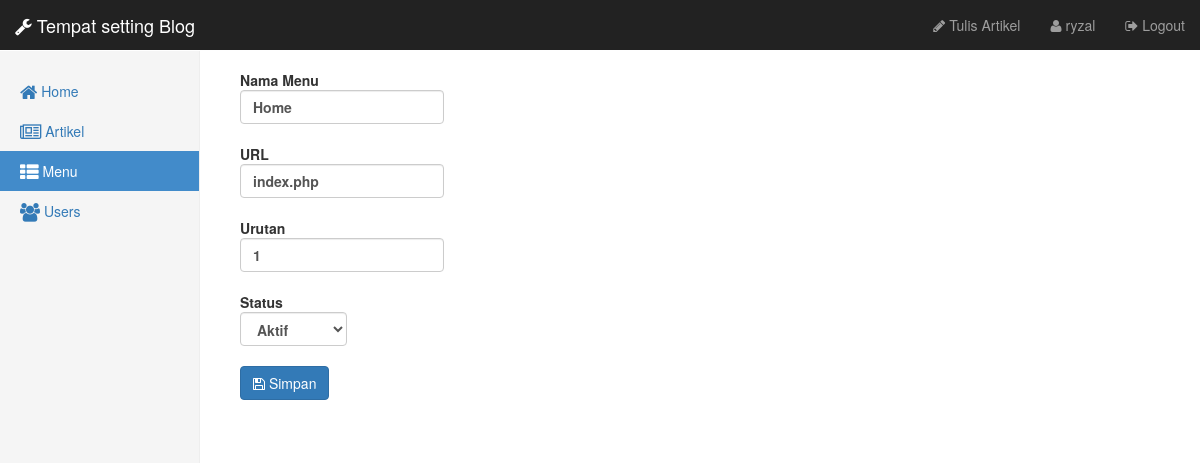
The app's page /admin/menu/edit_menu.php?id=1 (signed in) with its own data.
### tables this page shows
CREATE TABLE `menu` (
  `id` int(11) NOT NULL,
  `nama` varchar(32) NOT NULL,
  `url` varchar(32) NOT NULL,
  `urutan` int(11) NOT NULL,
  `status` enum('0','1') NOT NULL
);

### admin/menu/edit_menu.php (the view, shortened to what this page needs)
<?php
if(isset($_SESSION['username'])){
    if(isset($_GET['id']) && !empty($_GET['id'])){
        include('../../konektor.php');
        $id = $_GET["id"];
        $query = mysqli_query($koneksi, "SELECT * FROM menu WHERE id=$id");
        if(mysqli_num_rows($query) > 0){
            $mn = mysqli_fetch_assoc($query);
        } else {
            echo "<script>window.location = 'index.php'</script>";
        }
?>
<!DOCTYPE html>
<html lang="en">
<head>
    <link href="../../bootstrap/css/bootstrap.min.css" rel="stylesheet">
    <link href="../../bootstrap/css/style-admin.css" rel="stylesheet">
    <link href="../../font-awesome/css/font-awesome.css" rel="stylesheet">
  </head>
  <body>
    <nav><?php include('../navbar.php'); ?></nav>
    <div class="container-fluid">
      <div class="row">
          <aside>
              <?php include('aside.php'); ?>
          </aside>
          <section id="konten">
            <div class="col-sm-9 col-sm-offset-3 col-md-10 col-md-offset-2 main">
                <form class="form" action="" method="POST">
                    <div class="form-group">
                        <label for="nama">Nama Menu</nama>
                        <input type="text" name="nama" class="form-control" placeholder="Nama menu" required value="<?php echo $mn['nama']; ?>">
                    </div>
                    <div class="form-group">
                        <label for="url">URL</nama>
                        <input type="text" name="url" class="form-control" placeholder="Inputkan URL" required value="<?php echo $mn['url']; ?>">
                    </div>
                    <div class="form-group">
                        <label for="urutan">Urutan</nama>
                        <input type="number" name="urutan" class="form-control" placeholder="Urutan" required value="<?php echo $mn['urutan']; ?>">
                    </div>
                    <div class="form-group">
                        <label for="Status">Status</nama>
                        <select name="status" class="form-control">
                            <option value="1" <?php echo ($mn['status'] == 1) ? "selected":"" ?>>Aktif</option>
                        </select>
                    </div>
                    <div class="form-group">
                        <button type="submit" name="simpan" class="btn btn-primary"><i class="fa fa-save"></i> Simpan</button>
                    </div>
                </form>
            </div>
          </section>
      </div>
    </div>
  </body>
</html>
<?php
    } else {
    }
} else {
    header('location: ../login.php');
}
?>

### records on screen
menu: nama "Home", url "index.php", urutan "1", status "Aktif"

### other values on screen
$_SESSION['username'] "ryzal"
